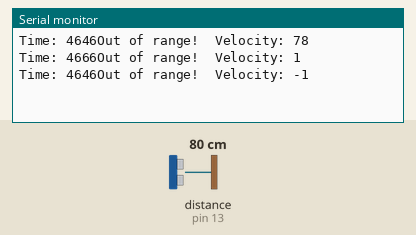
The sketch below on a simulated Arduino Uno, built with avr-gcc and run on an emulated ATmega328P. On the bench: the last lines printed to the serial monitor. Wiring (inferred from the names in the program): ultrasonic range finder: trigger pin 12; echo pin 13. The inputs (shaded band) are chosen by the test bench; at power-on: distance to the obstacle (sensor on pin 13) 80 cm. The echo pulse lasts 58.3 µs per cm.

Above: at 1.5 s.
1.6 s: distance to the obstacle (sensor on pin 13) set to 45 cm
At 2.7 s:
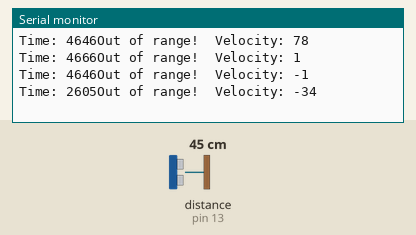
3.1 s: distance to the obstacle (sensor on pin 13) set to 37 cm
At 4.2 s:
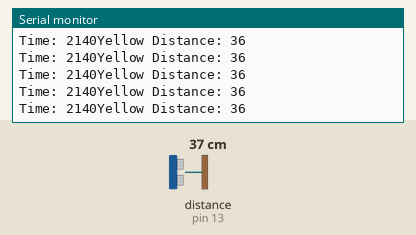
Timing chart, 0 to 6.1 s (numbered marks = the images above; inputs shaded):
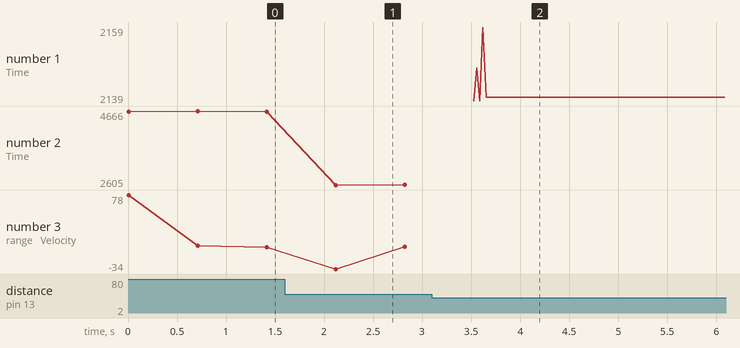

Measured:
- the behaviour switches between 41 and 40 cm on distance to the obstacle (sensor on pin 13) (found by bisection; images 1 and 2)
- after the input at 1.6 s, the serial monitor: prints a new line after 0.52 s (image 1)
- after the input at 3.1 s, the serial monitor: prints a new line after 0.43 s (image 2)
- plotted number 2: 4646 → 2606 after the input at 1.6 s

The sketch:

ultrsonicME.ino
```cpp
// Mahmoud Eidarous

int trigPin=12; // the Trigger of the Sensor is connected to any of the Digital Pins
int echoPin=13; // Same for the Echo

long duration, v;
int distance,oldDistance=0; // variables for calculating duration, distance and velocity

void setup(){

  Serial.begin (9600); // Starts the Serial Communication for showing the results on the Serial Monitor
  pinMode(trigPin,OUTPUT); // Define Trigger Pin as an Output that sends the unltra sonic wave
  pinMode(echoPin,INPUT); // Defines Echo Pin as an Input that receives the reflected ultra sonic wave

}

void loop (){
  // Check that the Trigger Pin is clear for 2 micro seconds
  digitalWrite(trigPin,LOW);
  delayMicroseconds(2);

  // Generate the Ultra Sound Wave for 10 micro seconds
  digitalWrite(trigPin,HIGH);
  delayMicroseconds(10);
  digitalWrite(trigPin,LOW);

  // Using pulseIn function, we'll read the travel time and put that value in variable duration
  duration =  pulseIn (echoPin ,HIGH)  ; // read the travel time..
  /* the pulseIn function will wait for the echoPin to go high
   * caused by the reflected ultra sound wave, and it will start timing
   * then it will wait for the echoPin to go low, when the sound wave will end
   * which will stop the timing
   * At the end, the function will return length of the pulse in micro seconds
   */
  distance = duration*0.034/2; // sound velocity = 340 m/s = 0.043 cm/us distance is divided by 2 as the sound wave travels and returns

  v = distance - oldDistance;
  oldDistance = distance;

  Serial.print("Time: "); // Print the Duration the sound wave took to come back and hit the echo pin on the Serial Monitor
  Serial.print(duration);

  if(distance < 30){

  Serial.print("Red Distance: ");
  Serial.print(distance);
  Serial.print("\n");

  }
  if(distance > 30 && distance <40 ){
  Serial.print("Yellow Distance: ");
  Serial.print(distance);
  Serial.print("\n");
  }
  else{
  Serial.print("Out of range!  ");
  Serial.print("Velocity: ");
  Serial.print(v);
  Serial.print("\n\n");
  delay(700);
  }
}
```
